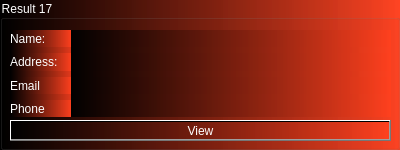
         <widget class="QGroupBox" name="groupBox_16">
          <property name="minimumSize">
           <size>
            <width>400</width>
            <height>150</height>
           </size>
          </property>
          <property name="maximumSize">
           <size>
            <width>400</width>
            <height>150</height>
           </size>
          </property>
          <property name="autoFillBackground">
           <bool>false</bool>
          </property>
          <property name="styleSheet">
           <string notr="true">color: white;
background-color:
qlineargradient(spread:pad, x1:0, y1:0, x2:1, y2:0, stop:0 rgba(0, 0, 0, 255), stop:1 rgba(255, 64, 30,220))
</string>
          </property>
          <property name="title">
           <string>Result 17</string>
          </property>
          <widget class="QWidget" name="verticalLayoutWidget_77">
           <property name="geometry">
            <rect>
             <x>70</x>
             <y>30</y>
             <width>321</width>
             <height>87</height>
            </rect>
           </property>
           <layout class="QVBoxLayout" name="verticalLayout_78">
            <property name="sizeConstraint">
             <enum>QLayout::SetMinimumSize</enum>
            </property>
            <item>
             <widget class="QLabel" name="label_505">
              <property name="text">
               <string/>
              </property>
             </widget>
            </item>
            <item>
             <widget class="QLabel" name="label_506">
              <property name="text">
               <string/>
              </property>
             </widget>
            </item>
            <item>
             <widget class="QLabel" name="label_507">
              <property name="text">
               <string/>
              </property>
             </widget>
            </item>
            <item>
             <widget class="QLabel" name="label_508">
              <property name="text">
               <string/>
              </property>
             </widget>
            </item>
           </layout>
          </widget>
          <widget class="QWidget" name="verticalLayoutWidget_78">
           <property name="geometry">
            <rect>
             <x>10</x>
             <y>30</y>
             <width>61</width>
             <height>87</height>
            </rect>
           </property>
           <layout class="QVBoxLayout" name="verticalLayout_79">
            <item>
             <widget class="QLabel" name="label_509">
              <property name="text">
               <string>Name:</string>
              </property>
             </widget>
            </item>
            <item>
             <widget class="QLabel" name="label_510">
              <property name="text">
               <string>Address:</string>
              </property>
             </widget>
            </item>
            <item>
             <widget class="QLabel" name="label_511">
              <property name="text">
               <string>Email</string>
              </property>
             </widget>
            </item>
            <item>
             <widget class="QLabel" name="label_512">
              <property name="text">
               <string>Phone</string>
              </property>
             </widget>
            </item>
           </layout>
          </widget>
          <widget class="QPushButton" name="pushButton_39">
           <property name="geometry">
            <rect>
             <x>10</x>
             <y>120</y>
             <width>381</width>
             <height>21</height>
            </rect>
           </property>
           <property name="text">
            <string>View</string>
           </property>
          </widget>
         </widget>
